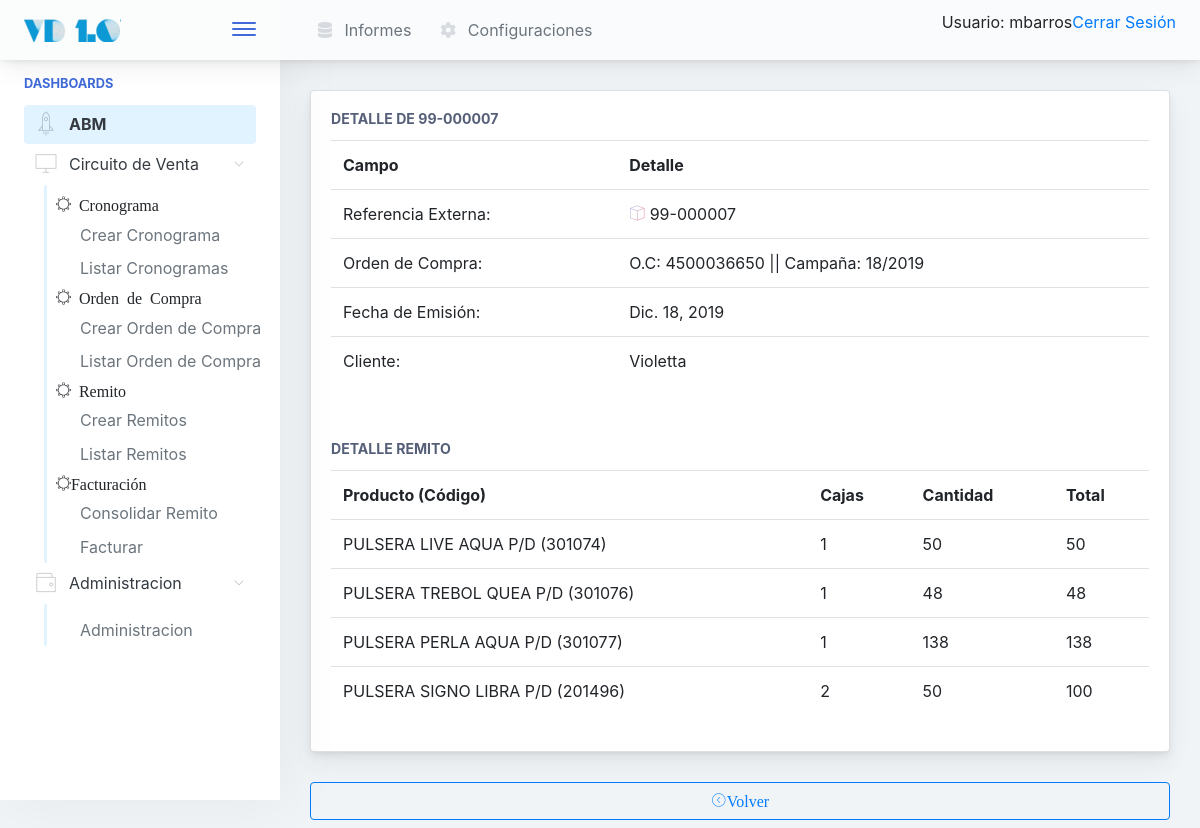
The page /venta/remito/detail/74 (signed in) on the database its author committed.
### venta/models.py (models this page shows, shortened)
class Remito(models.Model):
	referencia_externa 		= models.CharField(max_length=50, unique=True)
	cliente 				= models.ForeignKey(Cliente, null=False, blank=False, on_delete=models.CASCADE)
	tipo_documento			= models.CharField(max_length=50, choices=DOCUMENTOS_CHOICES, blank=False, null=False, default='Remito')
	ordencompra 			= models.ForeignKey(OrdenCompra, null=False, blank=False, on_delete=models.CASCADE)
	fecha_emision			= models.DateField(null=True, blank=True)
	formato_de_impresion 	= models.ForeignKey(FormatodeImpresion, default=1, null=False, blank=False, on_delete=models.CASCADE)
	conformado				= models.BooleanField(default=False)
	anulado					= models.BooleanField(default=False)
	def __str__(self):
		return self.referencia_externa

class OrdenCompra(models.Model):
	referencia_externa 	= models.CharField(max_length=20, unique=True)
	cliente 			= models.ForeignKey(Cliente, null=False, blank=False, on_delete=models.CASCADE)
	cronograma 			= models.ForeignKey(Cronograma, null=False, blank=False, on_delete=models.CASCADE)
	fecha_emision 		= models.DateField(null=False, blank=False)
	circuito 			= models.CharField(max_length=12, choices=CIRCUITO_CHOICE, default='Facturar')
	def __str__(self):
		return "O.C: " + self.referencia_externa + " || Campaña: " + str(self.cronograma)

class Cronograma(models.Model):
	nombre  				= models.CharField(max_length=20)
	cliente 				= models.ForeignKey(Cliente, null=False, blank=False, on_delete=models.CASCADE)
	fecha_inicio 			= models.DateField(default='1983-01-17')
	fecha_finalizacion		= models.DateField(default='1983-01-17')
	terminada 				= models.BooleanField(default=False)
	def __str__(self):
		return self.nombre

class ProductoLineasRM(models.Model):
	producto = models.ForeignKey(Producto, null=False, blank=False, on_delete=models.CASCADE)
	cajas = models.IntegerField()
	cantidad = models.IntegerField()
	remito = models.ForeignKey(Remito, null=False, blank=False, on_delete=models.CASCADE)
	total_unidades = models.IntegerField()
	cantidad_confirmada		= models.IntegerField(default=0)

### gral/models.py (models this page shows, shortened)
class Cliente(models.Model):
    razon_social      = models.CharField(max_length=150, unique=True)
    nombre_corto      = models.CharField(max_length=25, unique=True)
    cuit              = models.CharField(max_length=15, unique=True)
    direccion_fiscal  = models.CharField(max_length=250)
    direccion_entrega = models.CharField(max_length=250)
    condicion_iva     = models.CharField(max_length=100, blank=False, default='Responsable Inscripto')
    observaciones     = models.TextField(blank=True)
    def __str__(self):
        return self.nombre_corto

class Producto(models.Model):
    codigo              = models.CharField(max_length=50, unique=True)
    descripcion         = models.CharField(max_length=250)
    cliente             = models.ForeignKey('Cliente', null=False, blank=False, on_delete=models.CASCADE)
    lineaproducto_Id    = models.ForeignKey('LineaProducto', null=True, blank=True, on_delete=models.CASCADE)
    etiqueta_id         = models.ForeignKey('Etiqueta', null=True, blank=True, on_delete=models.CASCADE)
    @property
    def nombre_completo(self):
        return self.descripcion + " (" + self.codigo + ")"

### venta/views.py (the view)
# urls.py: path('remito/detail/<int:pk>', RemitoDetail.as_view(), name='RemitoDetail'),
class RemitoDetail(LoginRequiredMixin, DetailView):
	model = Remito #Importamos el modelo
	template_name = 'venta/remito_detail.html'
	def get_context_data(self, **kwargs):
		instance = super(RemitoDetail, self).get_context_data(**kwargs)
		lineasRM = ProductoLineasRM.objects.filter(remito=instance['object'].pk)
		instance['remito_linea'] = lineasRM
		return instance

### inicio/templates/venta/remito_detail.html
{% extends '../base.html' %}
{%  block cuerpo %}
<div class="main-card mb-3 card">
	<div class="card-body">
		<h5 class="card-title">Detalle de {{ remito }}</h5>
		<table class="table table-hover table-fixed">
		<tr>
			<th>
				Campo
			</th>
			<th>
				Detalle
			</th>
		</tr>
		<tr>
				<td>Referencia Externa: </td>
				<td><i class="pe-7s-box2 icon-gradient bg-amy-crisp">
		        </i>
		        	{{ remito }}
		      </td>
		      </tr>
			<tr>
		      <td>Orden de Compra: </td>
		      <td>
		        {{ remito.ordencompra }}
		      </td>
		      </tr>
		      <tr>
		      <td>Fecha de Emisión: </td>
		      <td>
		        {{ remito.fecha_emision }}
		      </td>
		      </tr>
		      <tr>
		      <td>Cliente: </td>
		      <td>
		        {{ remito.cliente }}
		        </td>
		      </tr>
		</table>
	</div>
		<div class="card-body">
	<h5 class="card-title">Detalle Remito</h5>
		<table class="table table-hover table-fixed">
		<tr>
		<th>Producto (Código)</th>
		<th>Cajas</th>
		<th>Cantidad</th>
		<th>Total</th>
		</tr>
		{% for lista in remito_linea %}
		<tr>
			<td>{{ lista.producto.nombre_completo }}</td>
			<td>{{ lista.cajas}} </td>
			<td>{{ lista.cantidad}}</td>
			<td>{{ lista.total_unidades }}</td>
		</tr>
			{% endfor %}
        </table>
    </div>
</div>
<a href="{% url 'venta:RemitoListar' %}">
<button class="mb-2 mr-2 btn-transition btn btn-outline-primary btn-block">
		<i class="pe-7s-angle-left-circle">Volver</i>
</button>
	</a>
{% endblock %}

### inicio/templates/base.html (shortened to what this page needs)
<!doctype html>
<html lang="es">
<head>
    {% include "./utils/base_cabecera.html" %}
</head>
<body>
    {% if user.is_authenticated %}
            <div class="app-container app-theme-white body-tabs-shadow fixed-sidebar fixed-header">
    {% else %}
        <div class="app-container app-theme-white body-tabs-shadow fixed-sidebar fixed-header closed-sidebar">
    {% endif %}
        <div class="app-header header-shadow">
            <div class="app-header__logo">
                <div class="logo-src"></div>
                <div class="header__pane ml-auto">
                    <div>
                        <button type="button" class="hamburger close-sidebar-btn hamburger--elastic" data-class="closed-sidebar">
                            <span class="hamburger-box">
                                <span class="hamburger-inner"></span>
                            </span>
                        </button>
                    </div>
                </div>
            </div>
                <div class="app-header__content">
                <div class="app-header-left">
                                               {% if user.is_authenticated %}
                    <ul class="header-menu nav">
                        <li class="nav-item">
                            <a href="javascript:void(0);" class="nav-link">
                                <i class="nav-link-icon fa fa-database"> </i>
                                Informes
                            </a>
                        </li>
                        <li class="dropdown nav-item">
                            <a href="{% url 'configuraciones:configuraciones' %}" class="nav-link">
                                <i class="nav-link-icon fa fa-cog"></i>
                                Configuraciones
                            </a>
                        </li>
                    </ul>
                 {% endif %}
                 </div>
                <div class="app-header-right">
                    <div class="header-btn-lg pr-0">
                        <div class="widget-content p-0">
                            <div class="widget-content-wrapper">
                                <div class="widget-content-left">
                                    <div class="btn-group">
    {% if user.is_authenticated %}
     <p>Usuario:  {{ user.get_username }}</p>
     <p><a href="{% url 'logout'%}?next={{request.path}}">Cerrar Sesión</a></p>
   {% else %}
     <p><a href="{% url 'login'%}?next={{request.path}}">Ingresar</a></p>
   {% endif %}
                                    </div>
                                </div>
                            </div>
                        </div>
                    </div>        </div>
            </div>
        </div>
               <div class="app-main">
                <div class="app-sidebar sidebar-shadow">
                        <div class="scrollbar-sidebar">
                        <div class="app-sidebar__inner">
                            {% if user.is_authenticated %}
                            <ul class="vertical-nav-menu">
                                <li class="app-sidebar__heading">Dashboards</li>
                                  <li>
                                     <a href="{% url 'inicio:abm' %}" class="mm-active">
                                        <i class="metismenu-icon pe-7s-rocket"></i>
                                        ABM
                                    </a>
                                </li>
                                <li>
                                    <a href="#">
                                        <i class="metismenu-icon pe-7s-monitor"></i>
                                        Circuito de Venta
                                        <i class="metismenu-state-icon pe-7s-angle-down caret-left"></i>
                                    </a>
                                    <ul>
                                    	<li><i class="pe-7s-settings">  Cronograma</i></li>
                                        <li>
                                            <a href="{% url 'venta:CronogramaCreate' %}">
                                                Crear Cronograma
                                            </a>
                                        </li>
                                         <li>
                                            <a href="{% url 'venta:CronogramaList' %}">
                                                Listar Cronogramas
                                            </a>
                                        </li>
                                    	<li><i class="pe-7s-settings">  Orden de Compra</i></li>
                                         <li>
                                            <a href="{% url 'venta:OrdenCompraCompleto' %}">
                                                Crear Orden de Compra
                                            </a>
                                        </li>
                                        <li>
                                            <a href="{% url 'venta:OrdenCompraList' %}">
                                                Listar Orden de Compra
                                            </a>
                                        </li>
                                    	<li><i class="pe-7s-settings">  Remito</i></li>
                                          <li>
                                            <a href="{% url 'venta:RemitoCrear' %}">
                                                Crear Remitos
                                            </a>
                                        </li>
                                        <li>
                                            <a href="{% url 'venta:RemitoListar' %}">
                                                Listar Remitos
                                            </a>
                                        </li>
                                        <li><i class="pe-7s-settings">Facturación</i></li>
                                          <li>
                                            <a href="{% url 'venta:RemitoCrear' %}">
                                                Consolidar Remito
                                            </a>
                                        </li>
                                        <li>
                                            <a href="{% url 'venta:RemitoCrear' %}">
                                                Facturar
                                            </a>
                                        </li>
                                    </ul>
                                                                    <li>
                                    <a href="#">
                                        <i class="metismenu-icon pe-7s-wallet"></i>
                                        Administracion
                                        <i class="metismenu-state-icon pe-7s-angle-down caret-left"></i>
                                    </a>
                                    <ul>
                                        <li>
                                            <a href="{% url 'admin:index' %}">
                                                Administracion
                                            </a>
                                        </li>
                                        </ul>
                                </li>
                            </ul>
                            {% endif %}
                        </div>
                    </div>
                </div>    <div class="app-main__outer">
                <div class="app-main__inner">
                                            {% if user.is_authenticated %}
			{% block cuerpo %}
			{% endblock %}
			{% else %}
			{% block sesion%}
			{% endblock %}
			{% endif %}
			</div>
    </div>
        </div>
    </div>
</body>
</html>

### rows shown on the page
Remito: referencia_externa "99-000007", ordencompra "O.C: 4500036650 || Campaña: 18/2019", fecha_emision "Dic. 18, 2019", cliente "Violetta"
ProductoLineasRM: producto.nombre_completo "PULSERA LIVE AQUA P/D (301074)", cajas "1", cantidad "50", total_unidades "50"
ProductoLineasRM: producto.nombre_completo "PULSERA TREBOL QUEA P/D (301076)", cajas "1", cantidad "48", total_unidades "48"
ProductoLineasRM: producto.nombre_completo "PULSERA PERLA AQUA P/D (301077)", cajas "1", cantidad "138", total_unidades "138"
ProductoLineasRM: producto.nombre_completo "PULSERA SIGNO LIBRA P/D (201496)", cajas "2", cantidad "50", total_unidades "100"

### other values the page prints
{{ user.get_username }} "mbarros"
